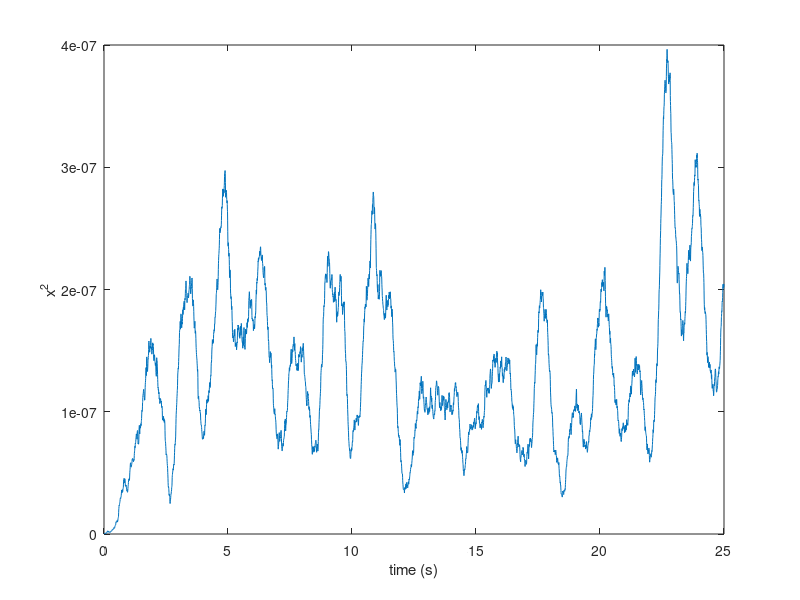

Write MATLAB code to recreate this figure.
%% HW 9 MAE 6258
%Randy Schur
%4/1/15

%% Problem 1
clear 
close all

S0= .004;
m = 9000;
k = 45000;
zeta = 0.2;
wn = sqrt(k/m);
c = zeta*2*m*wn;

In = pi*(S0)*(k - c^2/m)/(c)
N = 5000;
dt = .005;
t = linspace(0, (N-1)*dt, N);
% n = 100;

G = tf(S0*[-c k], [m c k]);
w = zeros(100, N);
for i=1:10
    u = randn(N,1)*sqrt(2*pi*S0/dt);
    w(i,:) = lsim(G, u, t);    
end

w2_avg = mean(w.^2);
plot(t, w2_avg)
hold on
% plot(t, In, 'r--')
xlabel('time (s)')
ylabel('x^2')
% legend('Simulated Value', 'Theoretical Value')
%% Problem 2


